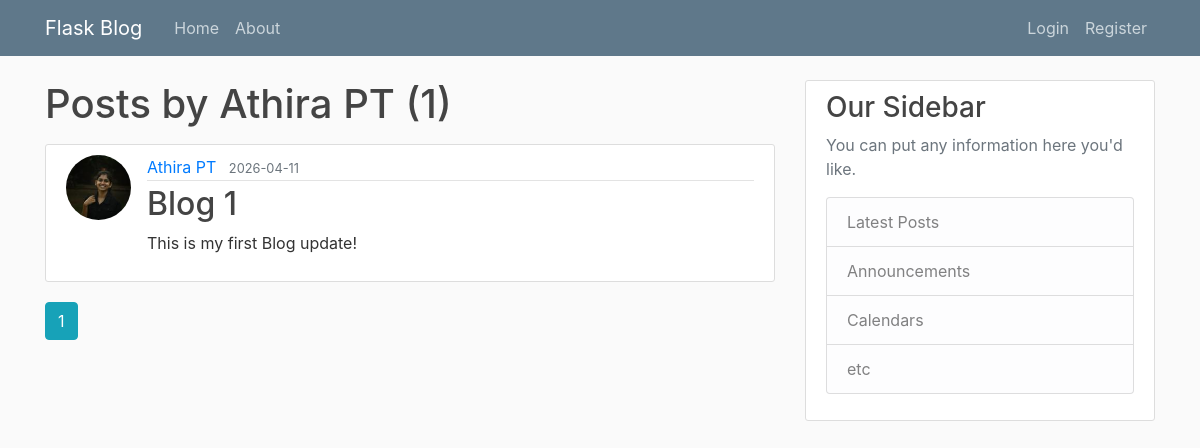
Page /user/Athira PT on the earlier database version.
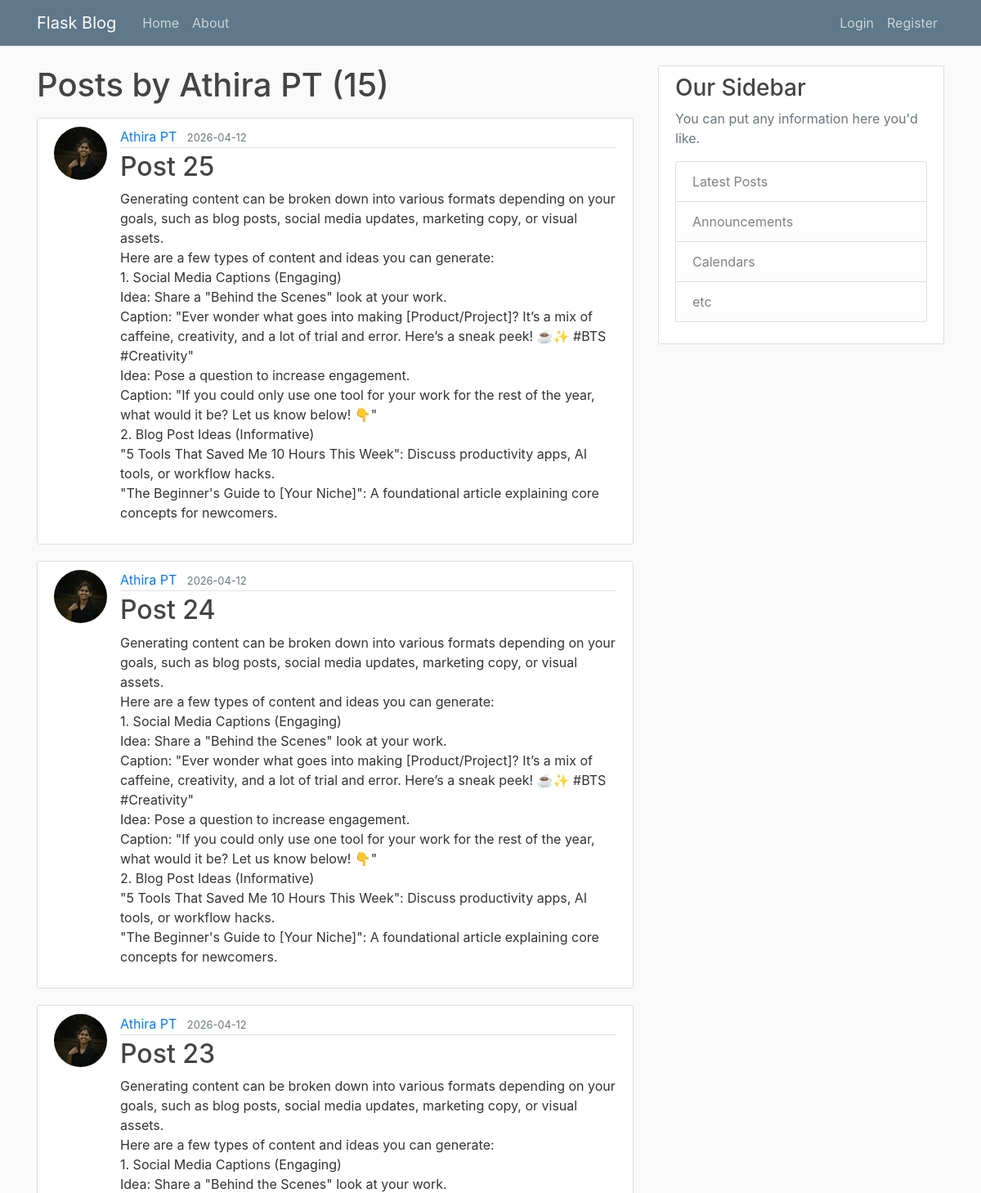
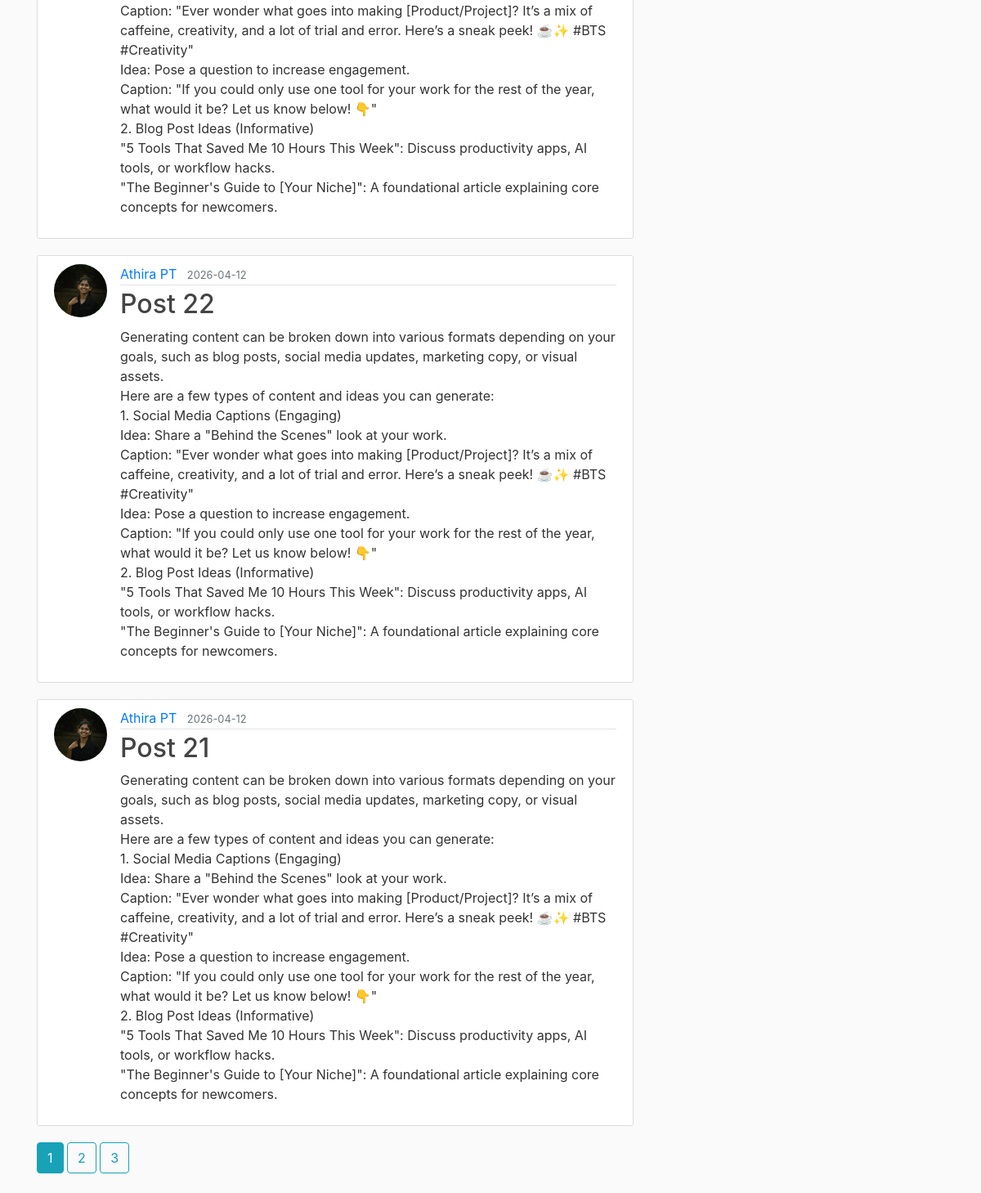
Same page on the later database version (2 pictures, top to bottom).
### flask_blog/models.py (models this page shows, shortened)
class User(db.Model, UserMixin):
    id = db.Column(db.Integer, primary_key=True)
    username = db.Column(db.String(20), unique=True, nullable=False)
    email = db.Column(db.String(120), unique=True, nullable=False)
    image_file = db.Column(db.String(20), nullable=False, default='default.jpg')
    password = db.Column(db.String(60), nullable=False)
    posts = db.relationship('Post', backref='author', lazy=True)

class Post(db.Model):
    id = db.Column(db.Integer, primary_key=True)
    title = db.Column(db.String(100), nullable=False)
    content = db.Column(db.Text, nullable=False)
    date_posted = db.Column(db.DateTime, nullable=False, default=datetime.utcnow)
    user_id = db.Column(db.Integer, db.ForeignKey('user.id'), nullable=False)

### flask_blog/routes.py (the view)
@app.route("/user/<string:username>")
def user_posts(username):
    page = request.args.get('page', 1, type=int)
    user = User.query.filter_by(username=username).first_or_404()
    posts = Post.query.filter_by(author=user)\
        .order_by(Post.date_posted.desc())\
        .paginate(per_page=5, page=page)
    return render_template("user_posts.html",posts=posts, user=user)

### flask_blog/templates/user_posts.html
{% extends "layout.html" %}
{% block content %}
    <h1 class="mb-3">Posts by {{ user.username }} ({{ posts.total }})</h1>
    {% for post in posts.items %}
        <article class="media content-section">
            <img class="rounded-circle article-img" src="{{ url_for('static', filename='profile_pics/' + post.author.image_file) }}">
            <div class="media-body">
                <div class="article-metadata">
                <a class="mr-2" href="{{ url_for('user_posts', username=post.author.username) }}">{{ post.author.username }}</a>
                <small class="text-muted">{{ post.date_posted.strftime('%Y-%m-%d') }}</small>
                </div>
                <h2><a class="article-title" href="{{ url_for('post', post_id=post.id) }}">{{ post.title }}</a></h2>
                <p class="article-content">{{ post.content }}</p>
            </div>
        </article>
    {% endfor %}
    {% for page_num in posts.iter_pages(left_edge=1, right_edge=1, left_current=1, right_current=1) %}
        {% if page_num %}
            {% if page_num == posts.page %}
                <a class="btn btn-info mb-4" href="{{ url_for('user_posts', username=user.username, page=page_num) }}">{{ page_num }}</a>
            {% else %}
                <a class="btn btn-outline-info mb-4" href="{{ url_for('user_posts', username=user.username, page=page_num) }}">{{ page_num }}</a>
            {% endif %}
        {% else %}
            <span class="mr-2">...</span>
        {% endif %}
    {% endfor %}
{% endblock content %}

### flask_blog/templates/layout.html (shortened to what this page needs)
<!DOCTYPE html>
<html>
<head>
    <link rel="stylesheet" href="https://maxcdn.bootstrapcdn.com/bootstrap/4.0.0/css/bootstrap.min.css">
    <link rel="stylesheet" type="text/css" href="{{ url_for('static', filename='main.css') }}">
</head>
<body>
    <header class="site-header">
      <nav class="navbar navbar-expand-md navbar-dark bg-steel fixed-top">
        <div class="container">
          <a class="navbar-brand mr-4" href="/">Flask Blog</a>
          <div class="collapse navbar-collapse" id="navbarToggle">
            <div class="navbar-nav mr-auto">
              <a class="nav-item nav-link" href="{{ url_for('home') }}">Home</a>
              <a class="nav-item nav-link" href="{{ url_for('about') }}">About</a>
            </div>
            <div class="navbar-nav">
              {% if current_user.is_authenticated %}
                <a class="nav-item nav-link" href="{{ url_for('new_post') }}">New Post</a>
                <a class="nav-item nav-link" href="{{ url_for('account') }}">Account</a>
                <a class="nav-item nav-link" href="{{ url_for('logout') }}">Logout</a>
              {% else %}
                <a class="nav-item nav-link" href="{{ url_for('login') }}">Login</a>
                <a class="nav-item nav-link" href="{{ url_for('register') }}">Register</a>
              {% endif %}
            </div>
          </div>
        </div>
      </nav>
    </header>
    <main role="main" class="container">
      <div class="row">
        <div class="col-md-8">
          {% block content %}{% endblock %}
        </div>
        <div class="col-md-4">
          <div class="content-section">
            <h3>Our Sidebar</h3>
            <p class='text-muted'>You can put any information here you'd like.
              <ul class="list-group">
                <li class="list-group-item list-group-item-light">Latest Posts</li>
                <li class="list-group-item list-group-item-light">Announcements</li>
                <li class="list-group-item list-group-item-light">Calendars</li>
                <li class="list-group-item list-group-item-light">etc</li>
              </ul>
            </p>
          </div>
        </div>
      </div>
    </main>
</body>
</html>

### flask_blog/static/main.css (style rules this page uses)
body { background: #fafafa; color: #333333; margin-top: 5rem; }
h1, h2, h3, h4, h5, h6 { color: #444444; }
.bg-steel { background-color: #5f788a; }
.site-header .navbar-nav .nav-link { color: #cbd5db; }
.content-section { background: #ffffff; padding: 10px 20px; border: 1px solid #dddddd; border-radius: 3px; margin-bottom: 20px; }
.article-title { color: #444444; }
.article-content { white-space: pre-line; }
.article-img { height: 65px; width: 65px; margin-right: 16px; }
.article-metadata { padding-bottom: 1px; margin-bottom: 4px; border-bottom: 1px solid #e3e3e3 }

Differences in the rows shown:
no longer on this page (row unchanged): Post: image_file (picture), author.username "Athira PT", date_posted "2026-04-11", title "Blog 1", content "This is my first Blog update!"
added Post: image_file (picture), author.username "Athira PT", date_posted "2026-04-12", title "Post 25", content "Generating content can be broken down into various formats depending on your goals, such as blog posts, social media updates, marketing copy, or visual assets. Here are a few types of content and ideas you can generate: 1. Social Media Captions (Engaging) Idea: Share a \"Behind the Scenes\" look at your work. Caption: \"Ever wonder what goes into making [Product/Project]? It’s a mix of caffeine, creativity, and a lot of trial and error. Here’s a sneak peek! ☕✨ #BTS #Creativity\" Idea: Pose a question to increase engagement. Caption: \"If you could only use one tool for your work for the rest of the year, what would it be? Let us know below! 👇\" 2. Blog Post Ideas (Informative) \"5 Tools That Saved…"
added Post: image_file (picture), author.username "Athira PT", date_posted "2026-04-12", title "Post 24", content "Generating content can be broken down into various formats depending on your goals, such as blog posts, social media updates, marketing copy, or visual assets. Here are a few types of content and ideas you can generate: 1. Social Media Captions (Engaging) Idea: Share a \"Behind the Scenes\" look at your work. Caption: \"Ever wonder what goes into making [Product/Project]? It’s a mix of caffeine, creativity, and a lot of trial and error. Here’s a sneak peek! ☕✨ #BTS #Creativity\" Idea: Pose a question to increase engagement. Caption: \"If you could only use one tool for your work for the rest of the year, what would it be? Let us know below! 👇\" 2. Blog Post Ideas (Informative) \"5 Tools That Saved…"
added Post: image_file (picture), author.username "Athira PT", date_posted "2026-04-12", title "Post 23", content "Generating content can be broken down into various formats depending on your goals, such as blog posts, social media updates, marketing copy, or visual assets. Here are a few types of content and ideas you can generate: 1. Social Media Captions (Engaging) Idea: Share a \"Behind the Scenes\" look at your work. Caption: \"Ever wonder what goes into making [Product/Project]? It’s a mix of caffeine, creativity, and a lot of trial and error. Here’s a sneak peek! ☕✨ #BTS #Creativity\" Idea: Pose a question to increase engagement. Caption: \"If you could only use one tool for your work for the rest of the year, what would it be? Let us know below! 👇\" 2. Blog Post Ideas (Informative) \"5 Tools That Saved…"
added Post: image_file (picture), author.username "Athira PT", date_posted "2026-04-12", title "Post 22", content "Generating content can be broken down into various formats depending on your goals, such as blog posts, social media updates, marketing copy, or visual assets. Here are a few types of content and ideas you can generate: 1. Social Media Captions (Engaging) Idea: Share a \"Behind the Scenes\" look at your work. Caption: \"Ever wonder what goes into making [Product/Project]? It’s a mix of caffeine, creativity, and a lot of trial and error. Here’s a sneak peek! ☕✨ #BTS #Creativity\" Idea: Pose a question to increase engagement. Caption: \"If you could only use one tool for your work for the rest of the year, what would it be? Let us know below! 👇\" 2. Blog Post Ideas (Informative) \"5 Tools That Saved…"
added Post: image_file (picture), author.username "Athira PT", date_posted "2026-04-12", title "Post 21", content "Generating content can be broken down into various formats depending on your goals, such as blog posts, social media updates, marketing copy, or visual assets. Here are a few types of content and ideas you can generate: 1. Social Media Captions (Engaging) Idea: Share a \"Behind the Scenes\" look at your work. Caption: \"Ever wonder what goes into making [Product/Project]? It’s a mix of caffeine, creativity, and a lot of trial and error. Here’s a sneak peek! ☕✨ #BTS #Creativity\" Idea: Pose a question to increase engagement. Caption: \"If you could only use one tool for your work for the rest of the year, what would it be? Let us know below! 👇\" 2. Blog Post Ideas (Informative) \"5 Tools That Saved…"
Other differences:
{{ posts.total }}: "1" → "15"
new list line: "2"
new list line: "3"
